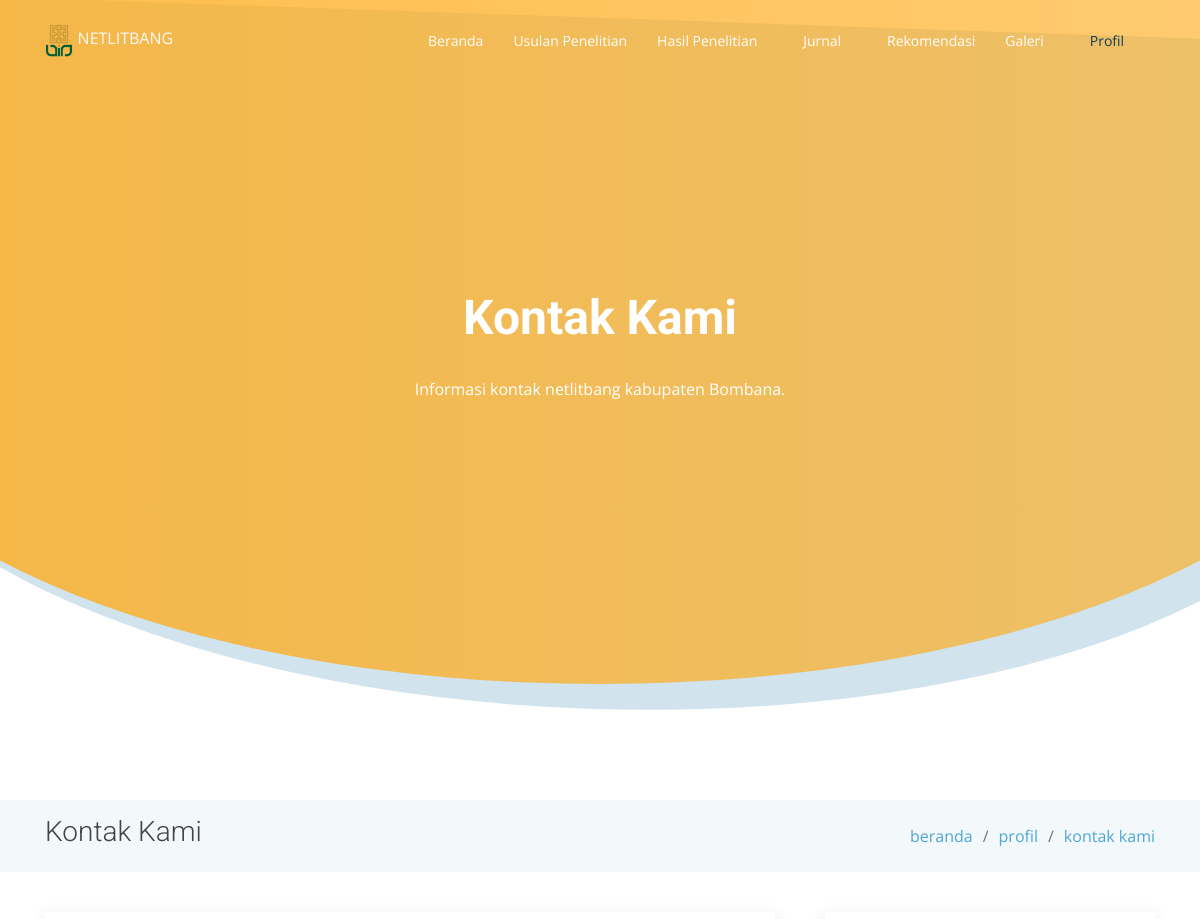
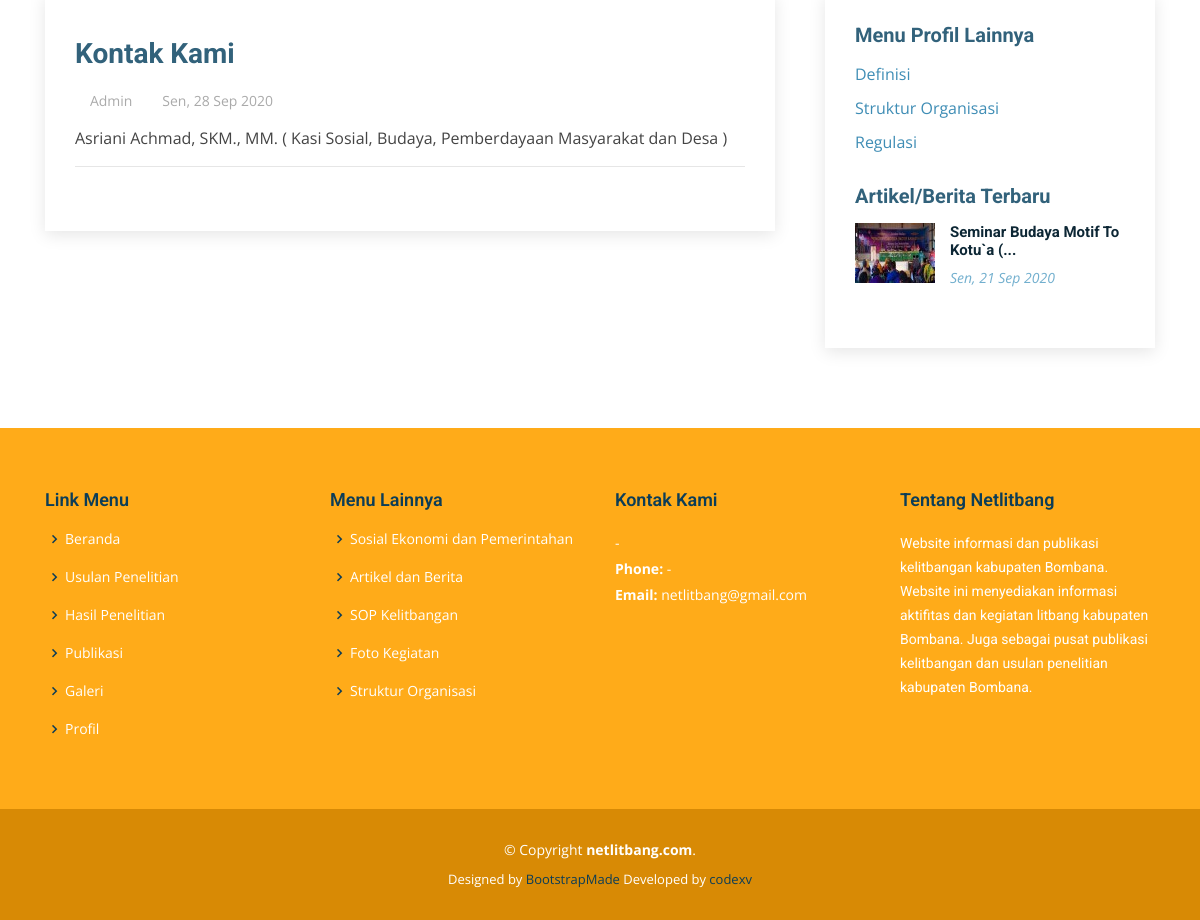
Screenshot of /profile/kontak-kami with the database file from the repository (2 pictures, top to bottom).
### tables this page shows
CREATE TABLE `articles` (
  `id` int(11) NOT NULL,
  `title` varchar(250) DEFAULT NULL,
  `content` text NOT NULL,
  `file` varchar(55) DEFAULT NULL,
  `start_date` date DEFAULT NULL,
  `end_date` date DEFAULT NULL,
  `type` enum('sop-kelitbangan','rik-bombana','agenda-kegiatan','rekomendasi','artikel-berita','sosial-pemerintahan','ekonomi-pembangunan','inovasi-pelayanan-publik','definisi','regulasi','kontak-kami','struktur-organisasi','gambar','foto-kegiatan','video') NOT NULL,
  `slug` varchar(250) DEFAULT NULL,
  `created_at` timestamp NOT NULL DEFAULT current_timestamp(),
  `created_by` int(11) NOT NULL,
  `updated_at` timestamp NULL DEFAULT NULL,
  `updated_by` int(11) DEFAULT NULL
);

### application/controllers/Profile.php (called while the page is built, shortened)
<?php
class Profile extends CI_Controller {
	public function __construct() {
		$this->load->model('Profile_model');
	}
	public function index($content = 'definisi') {
		$data					= $this->__getContentData($content, 'index');
		$data['new_articles']	= $this->Profile_model->getNewArticle();
		$this->load->view('templates/header');
		$this->load->view('templates/head-content', $data);
		$this->load->view('pages/profile/'.$content);
		$this->load->view('templates/footer');
	}
	protected function __getContentData($content, $function = 'index', $slug = NULL) {
		if($function == 'index') {
			if($content == 'definisi') {
				$data				= $this->__getPagination($content, 'articles');
				$data['head'] 		= 'Definisi';
				$data['content']	= 'Definisi netlitbang kabupaten Bombana.';
				$data['title']		= 'Definisi';
				$data['link_map']	= [
					[
						'title'	=> 'beranda',
						'slug'	=> base_url()
					],
					[
						'title'	=> 'profil',
						'slug'	=> NULL
					],
					[
						'title'	=> 'definisi',
						'slug'	=> NULL
					],
				];
				$data['side_submenu']	= [
					[
						'title'	=> 'Struktur Organisasi',
						'slug'	=> base_url('profile/struktur-organisasi'),
						'total'	=> NULL
					],
					[
						'title'	=> 'Regulasi',
						'slug'	=> base_url('profile/regulasi'),
						'total' => NULL
					],
					[
						'title'	=> 'Kotak Kami',
						'slug'	=> base_url('profile/kontak-kami'),
						'total'	=> NULL
					]
				];
				return $data;
			}else if($content == 'kontak-kami') {
				$data				= $this->__getPagination($content, 'articles');
				$data['head'] 		= 'Kontak Kami';
				$data['content']	= 'Informasi kontak netlitbang kabupaten Bombana.';
				$data['title']		= 'Kontak Kami';
				$data['link_map']	= [
					[
						'title'	=> 'beranda',
						'slug'	=> base_url()
					],
					[
						'title'	=> 'profil',
						'slug'	=> NULL
					],
					[
						'title'	=> 'kontak kami',
						'slug'	=> NULL
					],
				];
				$data['side_submenu']	= [
					[
						'title'	=> 'Definisi',
						'slug'	=> base_url('profile/definisi'),
						'total'	=> NULL
					],
					[
						'title'	=> 'Struktur Organisasi',
						'slug'	=> base_url('profile/struktur-organisasi'),
						'total'	=> NULL
					],
					[
						'title'	=> 'Regulasi',
						'slug'	=> base_url('profile/regulasi'),
						'total' => NULL
					]
				];
				return $data;
			}
		}else if($function == 'detail') {
			if($content == 'definisi') {
				$data['results']	= $this->Profile_model->getDetailData('articles', $slug);
				$data['head'] 		= 'Definisi';
				$data['content']	= 'Definisi netlitbang kabupaten Bombana.';
				$data['title']		= 'Definisi';
				$data['link_map']	= [
					[
						'title'	=> 'beranda',
						'slug'	=> base_url()
					],
					[
						'title'	=> 'profil',
						'slug'	=> NULL
					],
					[
						'title'	=> 'definisi',
						'slug'	=> NULL
					],
				];
				$data['side_submenu']	= [
					[
						'title'	=> 'Struktur Organisasi',
						'slug'	=> base_url('profile/struktur-organisasi'),
						'total'	=> NULL
					],
					[
						'title'	=> 'Regulasi',
						'slug'	=> base_url('profile/regulasi'),
						'total' => NULL
					],
					[
						'title'	=> 'Kotak Kami',
						'slug'	=> base_url('profile/kontak-kami'),
						'total'	=> NULL
					]
				];
				return $data;
			}else if($content == 'struktur-organisasi') {
				$data['results']	= $this->Profile_model->getDetailData('articles', $slug);
				$data['head'] 		= 'Struktur Organiasi';
				$data['content']	= 'Struktur organisasi Litbang kabupaten Bombana.';
				$data['title']		= 'Struktur Organiasi';
				$data['link_map']	= [
					[
						'title'	=> 'beranda',
						'slug'	=> base_url()
					],
					[
						'title'	=> 'profil',
						'slug'	=> NULL
					],
					[
						'title'	=> 'struktur organisasi',
						'slug'	=> NULL
					],
				];
				$data['side_submenu']	= [
					[
						'title'	=> 'Definisi',
						'slug'	=> base_url('profile/definisi'),
						'total'	=> NULL
					],
					[
						'title'	=> 'Regulasi',
						'slug'	=> base_url('profile/regulasi'),
						'total' => NULL
					],
					[
						'title'	=> 'Kotak Kami',
						'slug'	=> base_url('profile/kontak-kami'),
						'total'	=> NULL
					]
				];
				return $data;
			}else if($content == 'regulasi') {
				$data['results']	= $this->Profile_model->getDetailData('articles', $slug);
				$data['head'] 		= 'Regulasi';
				$data['content']	= 'Informasi tentang regulasi Litbang kabupaten Bombana.';
				$data['title']		= 'Regulasi';
				$data['link_map']	= [
					[
						'title'	=> 'beranda',
						'slug'	=> base_url()
					],
					[
						'title'	=> 'profil',
						'slug'	=> NULL
					],
					[
						'title'	=> 'regulasi',
						'slug'	=> NULL
					],
				];
				$data['side_submenu']	= [
					[
						'title'	=> 'Definisi',
						'slug'	=> base_url('profile/definisi'),
						'total' => NULL
					],
					[
						'title'	=> 'Struktur Organisasi',
						'slug'	=> base_url('profile/struktur-organisasi'),
						'total'	=> NULL
					],
					[
						'title'	=> 'Kotak Kami',
						'slug'	=> base_url('profile/kontak-kami'),
						'total'	=> NULL
					]
				];
				return $data;
			}else if($content == 'kontak-kami') {
				$data['results']	= $this->Profile_model->getDetailData('articles', $slug);
				$data['head'] 		= 'Kontak Kami';
				$data['content']	= 'Informasi kontak netlitbang kabupaten Bombana.';
				$data['title']		= 'Kontak Kami';
				$data['link_map']	= [
					[
						'title'	=> 'beranda',
						'slug'	=> base_url()
					],
					[
						'title'	=> 'profil',
						'slug'	=> NULL
					],
					[
						'title'	=> 'kontak kami',
						'slug'	=> NULL
					],
				];
				$data['side_submenu']	= [
					[
						'title'	=> 'Definisi',
						'slug'	=> base_url('profile/definisi'),
						'total'	=> NULL
					],
					[
						'title'	=> 'Struktur Organisasi',
						'slug'	=> base_url('profile/struktur-organisasi'),
						'total'	=> NULL
					],
					[
						'title'	=> 'Regulasi',
						'slug'	=> base_url('profile/regulasi'),
						'total' => NULL
					]
				];
				return $data;
			}
		}
	}
	protected function __getPagination($content, $table, $per_page = 10) {
		$config['base_url'] 	= base_url('profile/').$content;
		$config['total_rows'] 	= $this->Profile_model->getTotalData($content, $table);
		$config['per_page'] 	= $per_page;
		$config["uri_segment"] 	= 3;
		$choice 				= $config["total_rows"] / $config["per_page"];
		$config["num_links"] 	= floor($choice);
		$config['first_link']       = 'First';
		$config['last_link']        = 'Last';
		$config['next_link']        = '<i class="icofont-rounded-right"></i>';
		$config['prev_link']        = '<i class="icofont-rounded-left"></i>';
		$config['full_tag_open']    = '<ul class="justify-content-center">';
		$config['full_tag_close']   = '</ul>';
		$config['num_tag_open']     = '<li>';
		$config['num_tag_close']    = '</li>';
		$config['cur_tag_open']     = '<li class="active"><a href="#">';
		$config['cur_tag_close']    = '</a></li>';
		$config['next_tag_open']    = '<li>';
		$config['next_tagl_close']  = '</li>';
		$config['prev_tag_open']    = '<li>';
		$config['prev_tagl_close']  = '</li>';
		$config['first_tag_open']   = '<li>';
		$config['first_tagl_close'] = '</li>';
		$config['last_tag_open']    = '<li>';
		$config['last_tagl_close']  = '</li>';
		$this->pagination->initialize($config);
		$data['page'] 				= ($this->uri->segment(3)) ? $this->uri->segment(3) : 0;
		$data['results'] 			= $this->Profile_model->getContentData($content, $table, $config["per_page"], $data['page']);
		$data['pagination'] 		= $this->pagination->create_links();
		return $data;
	}
}

### index.php (called while the page is built, shortened)
<?php
require_once BASEPATH.'core/CodeIgniter.php';

### application/models/Profile_model.php (called while the page is built, shortened)
<?php
class Profile_model extends CI_Model{
    public function getContentData($type, $table, $limit, $start){
                      $this->db->limit($limit, $start);
                      $this->db->order_by('created_at', 'DESC');
        $results    = $this->db->get_where($table, ['type' => $type])->result_array();
        return $results;
    }
    public function getNewArticle(){
                      $this->db->limit(3);
                      $this->db->order_by('created_at', 'DESC');
        $results    = $this->db->get_where('articles', ['type' => 'artikel-berita'])->result_array();
        return $results;
    }
}

### application/helpers/rmy_helper.php (called while the page is built, shortened)
<?php defined('BASEPATH') OR exit('No direct script access allowed');
if (! function_exists('_limitText($string, $limit = 100)'))
{
	function _limitText($string, $limit = 100) {
        $string = strip_tags($string);
        if (strlen($string) > $limit) {
            $stringCut = substr($string, 0, $limit);
            $endPoint = strrpos($stringCut, ' ');
            $string = $endPoint? substr($stringCut, 0, $endPoint) : substr($stringCut, 0);
            $string .= '...';
        }
        return $string;
    }
}
if (! function_exists('_dateShortID($date)'))
{
	function _dateShortID($date){
        $bulan = array(
            'Jan',
            'Feb',
            'Mar',
            'Apr',
            'Mei',
            'Jun',
            'Jul',
            'Agu',
            'Sep',
            'Okt',
            'Nov',
            'Des'
        );
        $hari = array(
            'Monday' => 'Sen',
            'Tuesday' => 'Sel',
            'Wednesday' => 'Rab',
            'Thursday' => 'Kam',
            'Friday' => 'Jum',
            'Saturday' => 'Sab',
            'Sunday' => 'Min'
        );
        $split = explode(' ', $date);
        $split = explode('-', $split[0]);
        $indexHari = date('l', strtotime($date));
        return $hari[$indexHari].', '.$split[2].' '.$bulan[$split[1]-1].' '.$split[0];
    }
}

### application/views/pages/profile/kontak-kami.php (the view, shortened to what this page needs)
<main id="main">
    <section class="breadcrumbs">
    <div class="container">
        <div class="d-flex justify-content-between align-items-center">
        <h2><?=$title?></h2>
        <ol>
            <?php
                foreach($link_map as $link) {
            ?>
            <li><a href="<?=$link['slug']?>"><?=$link['title']?></a></li>
            <?php
                }
            ?>
        </ol>
        </div>
    </div>
    </section>
    <section class="blog" data-aos="fade-up" data-aos-easing="ease-in-out" data-aos-duration="500">
        <div class="container">
            <div class="row">
                <div class="col-lg-8 entries">
                    <article class="entry entry-single">
                        <div class="entry-img">
                        </div>
                        <h2 class="entry-title">
                            <a href="#"><?=$results[0]['title']?></a>
                        </h2>
                        <div class="entry-meta">
                            <ul>
                            <li class="d-flex align-items-center"><i class="icofont-user"></i> <a href="#">Admin</a></li>
                            <li class="d-flex align-items-center"><i class="icofont-wall-clock"></i> <a href="#"><time datetime="2020-01-01"><?=!empty($results[0]['updated_at']) ? _dateShortID($results[0]['updated_at']) : _dateShortID($results[0]['created_at'])?></time></a></li>
                            </ul>
                        </div>
                        <div class="entry-content"><?=$results[0]['content']?></div>
                        <div class="entry-footer clearfix">
                            <div class="float-right share">
                                <a href="#" title="Share on Twitter"><i class="icofont-twitter"></i></a>
                                <a href="#" title="Share on Facebook"><i class="icofont-facebook"></i></a>
                                <a href="#" title="Share on Instagram"><i class="icofont-instagram"></i></a>
                            </div>
                        </div>
                    </article>
                </div>
                <div class="col-lg-4">
                    <div class="sidebar">
                        <h3 class="sidebar-title">Menu Profil Lainnya</h3>
                        <div class="sidebar-item categories">
                            <ul>
                                <?php
                                    foreach($side_submenu as $submenu) {
                                ?>
                                <li><a href="<?=$submenu['slug']?>"><?=$submenu['title']?> <?=!empty($submenu['total']) ? '<span>('.$submenu['total'].')</span>' : '' ?></a></li>
                                <?php
                                    }
                                ?>
                            </ul>
                        </div>
                        <h3 class="sidebar-title">Artikel/Berita Terbaru</h3>
                        <div class="sidebar-item recent-posts">
                            <?php
                                if(!empty($new_articles)) {
                                    foreach($new_articles as $value) {
                            ?>
                            <div class="post-item clearfix">
                                <img src="<?=base_url('uploads/images/thumbs/').$value['file']?>" alt="gambar">
                                <h4><a href="<?=base_url('journal/detail/artikel-berita/').$value['slug']?>"><?=_limitText($value['title'],35)?></a></h4>
                                <time datetime="<?=date('Y-m-d')?>"><?=_dateShortID($value['created_at'])?></time>
                            </div>
                            <?php
                                    }
                                }else {
                            ?>
                            <h3>Tidak ada berita.</h3>
                            <?php
                                }
                            ?>
                        </div>
                    </div>
                </div>
            </div>
        </div>
    </section>
</main>

### application/views/templates/head-content.php (shortened to what this page needs)
<section id="hero" class="d-flex justify-cntent-center align-items-center">
    <div id="heroCarousel" class="container carousel carousel-fade" data-ride="carousel">
    <div class="carousel-item active">
        <div class="carousel-container">
        <h2 class="animate__animated animate__fadeInDown"><?=$head?></h2>
        <p class="animate__animated animate__fadeInUp"><?=$content?></p>
        </div>
    </div>
    </div>
</section>

### rows the page displays
articles: title "Kontak Kami", updated_at "Sen, 28 Sep 2020", content "Asriani Achmad, SKM., MM. ( Kasi Sosial, Budaya, Pemberdayaan Masyarakat dan Desa )"
articles: file (picture), title "Seminar Budaya Motif To Kotu`a (...", created_at "Sen, 21 Sep 2020"

### other values shown
$content "Informasi kontak netlitbang kabupaten Bombana."
$link['title'] "beranda"
$link['title'] "profil"
$link['title'] "kontak kami"
$submenu['title'] "Definisi"
$submenu['title'] "Struktur Organisasi"
$submenu['title'] "Regulasi"
